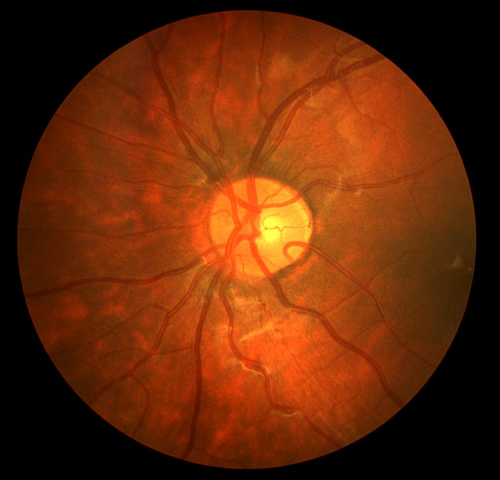
#> input picture projects/Retinal-Vessel/generator/CHASEDB1/Image_01L.jpg, 999 x 960 px (shown at 1/2 size); its folder holds only this picture in this run
$ python 512x512ImageMaskDatasetGenerator.py
#> lines starting #> are read from the running program, lines starting #| are printed output that depends on the picture
# Copyright 2023 antillia.com Toshiyuki Arai
#
# Licensed under the Apache License, Version 2.0 (the "License");
# you may not use this file except in compliance with the License.
# You may obtain a copy of the License at
#
#    http://www.apache.org/licenses/LICENSE-2.0
#
# Unless required by applicable law or agreed to in writing, software
# distributed under the License is distributed on an "AS IS" BASIS,
# WITHOUT WARRANTIES OR CONDITIONS OF ANY KIND, either express or implied.
# See the License for the specific language governing permissions and
# limitations under the License.
#
# ImageMaskDatsetGenerator.py

# 2023/06/07 Toshiyuki Arai @antillia.com


import os
import numpy as np
import shutil
import glob
import cv2
from PIL import Image

import traceback

#from PIL import Image, ImageDraw, ImageFilter

class ImageMaskDatasetGenerator:

  def __init__(self, data_dir="./", output_dir="./master", width=256, height=256,
               rotation=False, debug=False):

    self.data_dir   = data_dir
    self.output_dir = output_dir
    self.W          = width
    self.H          = height
    self.debug      = debug
    self.rotation   = rotation
    self.IMAGES_DIR = "images"
    self.MASKS_DIR  = "masks"
    self.output_img = ".jpg"
    self.TRAIN      = "train"
    self.VALID      = "valid"
    self.TEST       = "test"

  def create_master(self, debug=False):


      image_files = glob.glob(self.data_dir + "/*.jpg")
      # Get category name from images_dir string array.

      num_images = len(image_files)
      num_train  = int(num_images * 0.7)
      num_valid  = int(num_images * 0.2)
      num_test   = int(num_images * 0.1)
      train_image_files = image_files[0: num_train]
      valid_image_files = image_files[num_train: num_train + num_valid]
      test_image_files  = image_files[num_train + num_valid:]
      print("num_train {}".format(num_train))
      print("num_valid {}".format(num_valid))
      print("num_test {}".format(num_test))

      self.create_dataset(train_image_files, output_dir, self.TRAIN, debug=debug)
      self.create_dataset(valid_image_files, output_dir, self.VALID, debug=debug)
      self.create_dataset(test_image_files,  output_dir, self.TEST,  debug=debug)

  def create_dataset(self, image_files, output_dir, dataset, debug=False):
#> call 3 of create_dataset, with output_dir = './Retinal-Vessel', dataset = 'test', debug = True
#> in create_dataset, image is the input picture: shape (960, 999, 3); mean B, G, R 8.6, 41.1, 101.9
    output_dir = os.path.join(output_dir, dataset)
    output_images_dir = os.path.join(output_dir, "images")

    if os.path.exists(output_images_dir):
      shutil.rmtree(output_images_dir)

    if not os.path.exists(output_images_dir):
      os.makedirs(output_images_dir)

    output_masks_dir  = os.path.join(output_dir, "masks")

    if os.path.exists(output_masks_dir):
      shutil.rmtree(output_masks_dir)

    if not os.path.exists(output_masks_dir):
      os.makedirs(output_masks_dir)

    for image_file in image_files:
      image = cv2.imread(image_file)


      image = cv2.imread(image_file)
      basename = os.path.basename(image_file)
      name     = basename.split(".")[0]
      self.save_image(output_images_dir, name, image_file, mask=False)

      mask_file = name + "_2ndHO.png"
      mask_filepath = os.path.join(self.data_dir, mask_file)
      mask_image = cv2.imread(mask_filepath)
      self.save_image(output_masks_dir, name, mask_filepath, mask=True)


  def save_image(self, output_dir, name, image_file, mask=False):
#> called with output_dir = './Retinal-Vessel/test/images', name = 'Image_01L', image_file = './CHASEDB1/Image_01L.jpg', mask = False
    image = Image.open(image_file)
#> image: PIL image 999x960 RGB
    w, h = image.size
#> w = 999; h = 960
    SQ_SIZE = w
#> SQ_SIZE = 999
    if h > SQ_SIZE:
      SQ_SIZE = h

    background = Image.new("RGB", (SQ_SIZE, SQ_SIZE), (0, 0, 0))
#> background: PIL image 999x999 RGB; every value is 0
    rx = (SQ_SIZE - w) // 2
#> rx = 0
    ry = (SQ_SIZE - h) // 2
#> ry = 19
    background.paste(image, (rx, ry) )
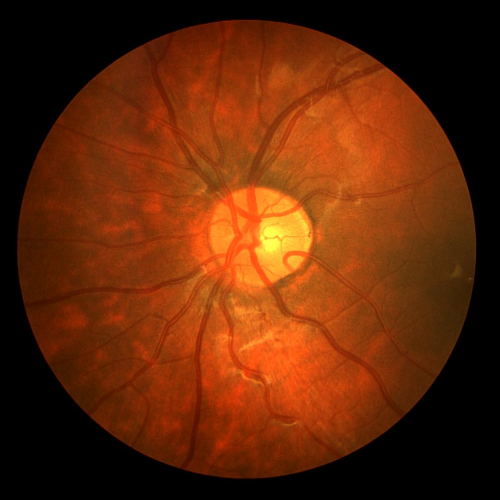
#> background: PIL image 999x999 RGB (shown at 1/2 size); mean R, G, B 97.9, 39.5, 8.3
    if mask:
      background = background.convert("L")

    resized = background.resize((self.W, self.H))
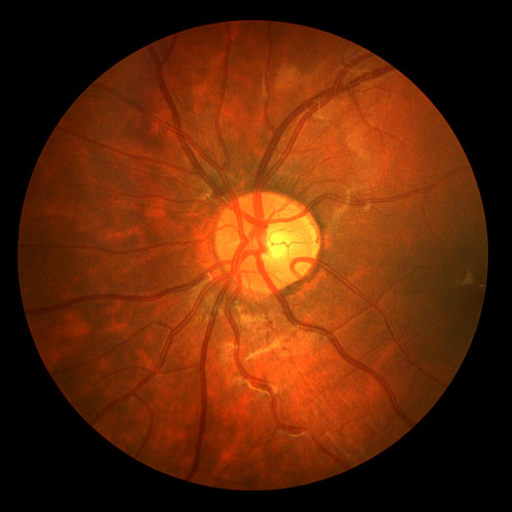
#> resized: PIL image 512x512 RGB; mean R, G, B 97.9, 39.5, 8.3
    resized = self.pil_to_cv(resized)

    self.rotate(resized, name, output_dir)
    self.flip(resized,   name, output_dir)


  def pil_to_cv(self, image):
    new_image = np.array(image, dtype=np.uint8)
    if new_image.ndim == 2:
        pass
    elif new_image.shape[2] == 3: # JPG
        new_image = cv2.cvtColor(new_image, cv2.COLOR_RGB2BGR)
    elif new_image.shape[2] == 4:  # PNG
        new_image = cv2.cvtColor(new_image, cv2.COLOR_RGBA2BGRA)
    return new_image


  def rotate(self, image, name, output_dir):
    #ANGLES = [0, 90, 180, 270]
#> called with name = 'Image_01L', output_dir = './Retinal-Vessel/test/images'
    ANGLES = [0, 20, 40, 60, 80, 100, 120, 140, 160, 180, 200, 220, 240, 260, 280, 300, 320, 340]
    print("=== Output_dir {}".format(output_dir))
    for angle in ANGLES:
      center = (self.W/2, self.H/2)
      rotate_matrix = cv2.getRotationMatrix2D(center=center, angle=angle, scale=1)

      rotated = cv2.warpAffine(src=image, M=rotate_matrix, dsize=(self.W, self.H))

      rotated_filename         = "rotated-" + str(angle) + "-" +  "_" + name + self.output_img
      rotated_filepath = os.path.join(output_dir, rotated_filename )
      print("---- Saved {}".format(rotated_filepath))

      cv2.imwrite(rotated_filepath, rotated)
#> this loop made 18 passes
#> pass 2, in rotate, `rotated = cv2.warpAffine(src=image, M=rotate_matrix, dsize=(self.W, se..`:
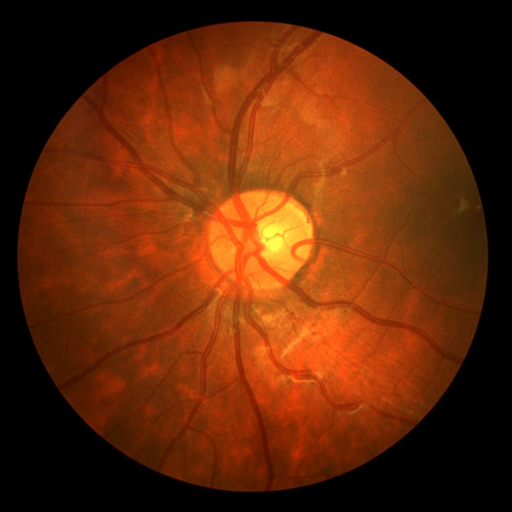
#> rotated: shape (512, 512, 3); mean B, G, R 8.3, 39.5, 97.9
#> pass 3, in rotate, `rotated = cv2.warpAffine(src=image, M=rotate_matrix, dsize=(self.W, se..`:
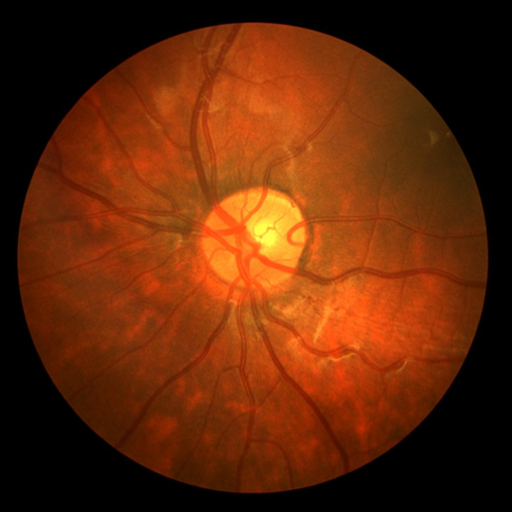
#> rotated: shape (512, 512, 3); mean B, G, R 8.3, 39.5, 97.9


  def flip(self, image, name, output_dir):
#> called with name = 'Image_01L', output_dir = './Retinal-Vessel/test/images'
    DIRECTIONS = [0, -1, 1]
    print("=== Output_dir {}".format(output_dir))
    for direction in DIRECTIONS:
      flipped = cv2.flip(image, direction)

      flipped_filename         = "flipped-" + str(direction) + "-" + "_" + name + self.output_img
      flipped_filepath = os.path.join(output_dir, flipped_filename )
      print("---- Saved {}".format(flipped_filepath))

      cv2.imwrite(flipped_filepath, flipped)
#> this loop made 3 passes
#> pass 1, in flip, `flipped = cv2.flip(image, direction)`:
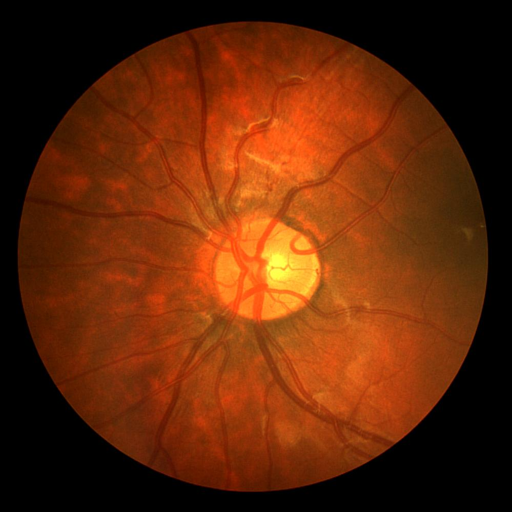
#> flipped: shape (512, 512, 3); mean B, G, R 8.3, 39.5, 97.9
#> pass 2, in flip, `flipped = cv2.flip(image, direction)`:
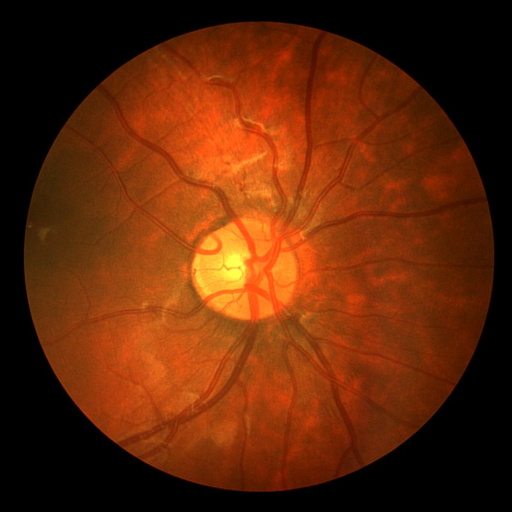
#> flipped: shape (512, 512, 3); mean B, G, R 8.3, 39.5, 97.9
#> pass 3, in flip, `flipped = cv2.flip(image, direction)`:
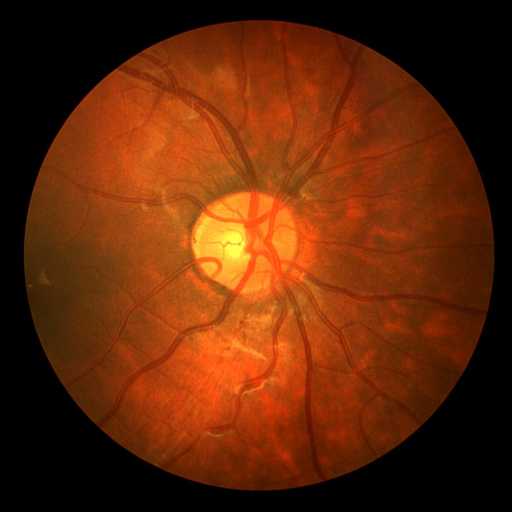
#> flipped: shape (512, 512, 3); mean B, G, R 8.3, 39.5, 97.9

"""
Input
./CHASEDB1
  +-- Image_01L.jpg
  +-- Image_01L_1stHO.png
  +-- Image_01L_2bdHO.png
  +-- Image_01R.jpg
  +-- Image_01R_1stHO.png
  +-- Image_01R_2bdHO.png
  ...
  +-- Image_14L.jpg
  +-- Image_14L_1stHO.png
  +-- Image_14L_2bdHO.png
  +-- Image_14R.jpg
  +-- Image_14R_1stHO.png
  +-- Image_14R_2bdHO.png

├
"""
"""
Output
./Retian-Vessel
  +-- test
    +-- images
    +-- masks

  +-- train
      +-- images
      +-- masks
  +-- valid
      +-- images
      +-- masks


"""

if __name__ == "__main__":
  try:
    root_dir   = "./CHASEDB1"
    output_dir = "./Retinal-Vessel"
    if os.path.exists(output_dir):
      shutil.rmtree(output_dir)

    if not os.path.exists(output_dir):
      os.makedirs(output_dir)

    generator = ImageMaskDatasetGenerator(data_dir=root_dir, output_dir=output_dir,
                                           width=512, height=512,
                                          rotation=True, debug=True)
    generator.create_master( debug=True)

  except:
    traceback.print_exc()
